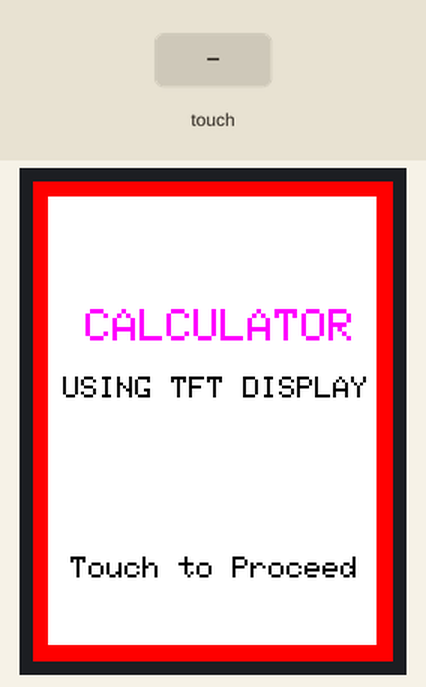
Simulated run of this sketch. Board: Arduino Uno, built with avr-gcc and run on an emulated ATmega328P. Shown: 240×320 colour display. The test bench sets the inputs (shaded band).

Above: at 1.1 s.
1.2 s: touch panel pressed at 13 % / 10 % of its raw x / y range
At 2.5 s:
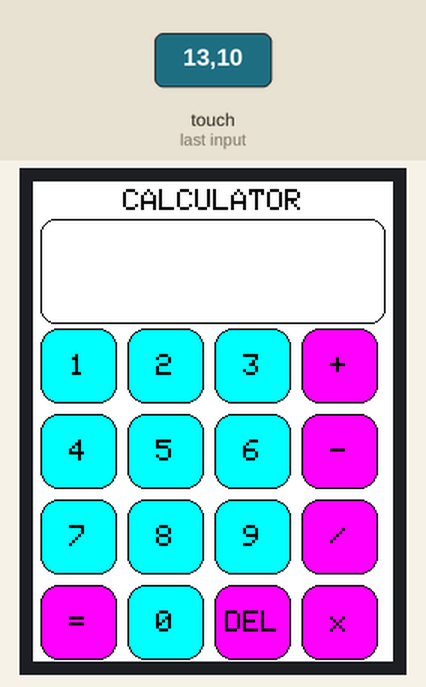
2.8 s: touch panel pressed at 13 % / 90 % of its raw x / y range
At 4.0 s:
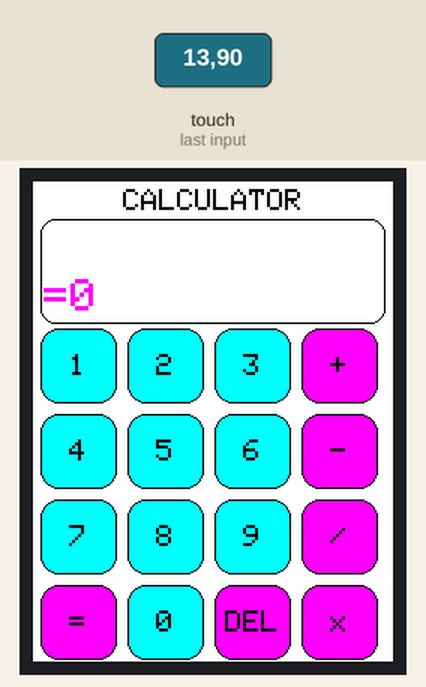
4.3 s: touch panel pressed at 13 % / 30 % of its raw x / y range
At 5.8 s:
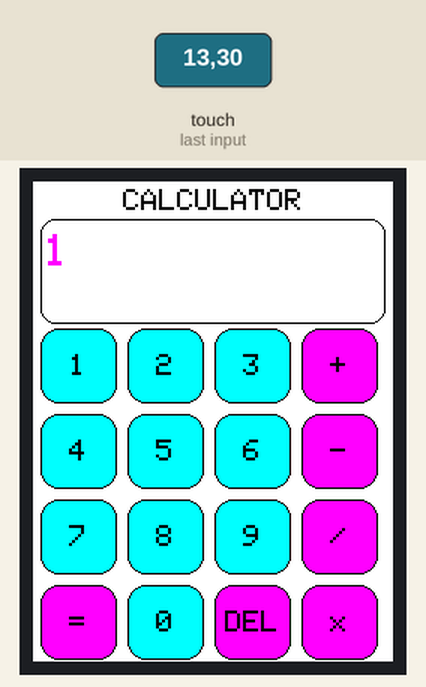
6.1 s: touch panel pressed at 13 % / 90 % of its raw x / y range
At 6.6 s:
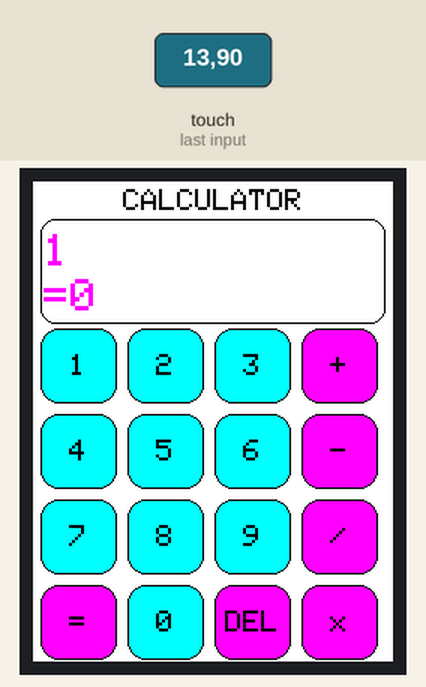
Timing chart, 0 to 8.6 s (numbered marks = the images above; inputs shaded):
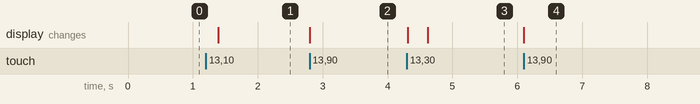

The sketch:

calculator.ino
```cpp
#include <Adafruit_GFX.h>    // Core graphics library
#include <MCUFRIEND_kbv.h>
MCUFRIEND_kbv tft;       // hard-wired for UNO shields anyway.
#include <TouchScreen.h>
//#include <Fonts/FreeSans9pt7b.h>
#define  BLACK   0x0000
#define BLUE    0x001F
#define RED     0xF800
#define GREEN   0x07E0
#define CYAN    0x07FF
#define MAGENTA 0xF81F
#define YELLOW  0xFFE0
#define WHITE   0xFFFF
#define BUTTON_X 30
#define BUTTON_Y 123
#define BUTTON_W 51
#define BUTTON_H 50
#define BUTTON_SPACING_X 07
#define BUTTON_SPACING_Y 07
#define BUTTON_TEXTSIZE 2
//const char values[] PROGMEM={1,2,3,+,4,5,6,-,7,8,9,=,0,D};
char buttonlabels[16][5] = { "1", "2", "3","+", "4", "5", "6","-", "7", "8", "9","/","=","0","DEL","x"};
uint16_t buttoncolors[16] = { CYAN,CYAN,CYAN,MAGENTA,CYAN,CYAN,CYAN,MAGENTA,CYAN,CYAN,CYAN,MAGENTA,MAGENTA,CYAN,MAGENTA,MAGENTA };
Adafruit_GFX_Button buttons[16];
int col=0,row=0,z=0;
#define TEXT_X 5
#define TEXT_Y 25
#define TEXT_W (tft.width()-10)
#define TEXT_H 70
#define TEXT_TSIZE 3
#define TEXT_TCOLOR MAGENTA
char q;
uint8_t YP = A1;  // must be an analog pin, use "An" notation!
uint8_t XM = A2;  // must be an analog pin, use "An" notation!
uint8_t YM = 7;   // can be a digital pin
uint8_t XP = 6;   // can be a digital pin

// Calibrate values
#define TS_MINX 125
#define TS_MINY 85
#define TS_MAXX 800
#define TS_MAXY 905
uint32_t num1,num2;
char operator_type=-1;
#define TEXT_LEN 10
char textfield[TEXT_LEN+1] = "";
uint8_t textfield_i=0;
uint32_t result=0;
#define MINPRESSURE 100
#define MAXPRESSURE 1700
TouchScreen ts = TouchScreen(XP, YP, XM, YM, 350);
TSPoint tp;
boolean n=false;
char test=0;
uint16_t identifier;
void setup() {
  // put your setup code here, to run once:
  Serial.begin(9600);
  tft.reset();
  identifier = tft.readID();
  tft.begin(identifier);
  tft.fillScreen(WHITE);
 tft.setRotation(0);
  welcome_screen();
   waitfortouch();
   start_screen();

}
void loop()
{
  waitfortouch();
  if(n==true)
  {
    clear_result();
//    Serial.println("clearing");
  }
 get_button();
    if(q> 0 && q<=16)
        {
          q--;
    if(get_number(q)!=-1)
      {
        test++;
        if(test==1)
        {
          num1=get_number(q);
        pressed_button();
        animate();
         display_text();
        }
        else if(test==2 && operator_type!=-1){
        num2=get_number(q);
        pressed_button();
        animate();
         display_text();
        test=0;
        }
      }
    else
    if(get_opertator(q)!=-1)
    {
      operator_type=get_opertator(q);
      pressed_button();
      animate();
       display_text();

    }else
    if(q==12)
    {display_text();
      switch (operator_type)
      {
        case 0:result=num1+num2;break;
        case 1:result=num1-num2;break;
        case 2:result=num1/num2;break;
        case 3:result=num1*num2;break;
      }
      result_display();
      operator_type=-1;
      test=0;
      num1=0;
     num2=0;
     char textfield[TEXT_LEN+1] = "";
     textfield_i=0;
    n=true;
    }
    else
    if(q==14 && test!=0)
    {
       clr_button();
    test--;
    animate();
     display_text();
    }
    q=0;
   }
}

void get_button()
{for (uint8_t b=0; b<16; b++)
    {
      if (buttons[b].contains(tp.x, tp.y))
      {
        buttons[b].press(true);  // tell the button it is pressed
       q=b+1;
      }
      else
       {
        buttons[b].press(false);  // tell the button it is NOT pressed
       }
    }
    }
void animate()
  {
      if (buttons[q].justPressed())
      {
        buttons[q].drawButton(true);  // draw invert!
        delay(300);
        buttons[q].drawButton();
      }
  }
void clr_button()
{

    textfield[textfield_i] = 0;
    if (textfield > 0)
    {
      textfield_i--;
      textfield[textfield_i] = ' ';
    }
}


int get_number(unsigned int num)
{
  switch (num)
  {
    case 0x00: return 1; break;
    case 0x01: return 2; break;
    case 0x02: return 3; break;
    case 0x04: return 4; break;
    case 0x05: return 5; break;
    case 0x06: return 6; break;
    case 0x08: return 7; break;
    case 0x09: return 8; break;
    case 0x0A: return 9; break;
    case 0x0D: return 0; break;
    default: return -1;break;
  }
}
int get_opertator(const char num)
{
  switch (num)
  {
    case 0x03: return 0;break;
    case 0x07: return 1;break;
    case 0x0B: return 2;break;
    case 0x0F: return 3;break;
    default: return -1;break;
  }
}

void display_text()
{
  tft.setCursor(TEXT_X + 2, TEXT_Y+10);
  tft.setTextColor(TEXT_TCOLOR, WHITE);
  tft.setTextSize(TEXT_TSIZE);
  tft.print(textfield);
}
void  clear_result()
{
   tft.setCursor(TEXT_X + 2, TEXT_Y+40);
  tft.setTextColor(TEXT_TCOLOR, WHITE);
  tft.setTextSize(TEXT_TSIZE);
  tft.print("     ");
  tft.setCursor(TEXT_X + 2, TEXT_Y+10);
  tft.print("     ");

  n=false;
}
void result_display()
{
  tft.setCursor(TEXT_X + 2, TEXT_Y+40);
  tft.setTextColor(TEXT_TCOLOR, WHITE);
  tft.setTextSize(TEXT_TSIZE);
  tft.print('=');
  tft.print(result);
}
void pressed_button()
{
    textfield[textfield_i] = buttonlabels[q][0];
    textfield_i++;
    textfield[textfield_i] = 0; // zero terminate
}

void button_ini()
{
  for(int i=0;i<4;i++)
 { for(int j=0;j<4;j++)
   creat_button(i,j);
 }
}
//function to creat buttons
void creat_button(int x,int y)
{row=x;col=y;

  buttons[z].initButton(&tft, BUTTON_X+col*(BUTTON_W+BUTTON_SPACING_X),
                 BUTTON_Y+row*(BUTTON_H+BUTTON_SPACING_Y),    // x, y, w, h, outline, fill, text
                  BUTTON_W, BUTTON_H, BLACK, buttoncolors[z],BLACK,
                  buttonlabels[z], BUTTON_TEXTSIZE);
  buttons[z].drawButton();
  z++;
}

void welcome_screen()
{

  drawBorder();
  // Initial screen
  tft.setTextSize (3);
  tft.setTextColor(MAGENTA);
  tft.setCursor ((tft.width()/2)-85, 85);
  tft.println("CALCULATOR");
  tft.setCursor ((tft.width()/2)-100, 130);
  tft.setTextSize (2);
  tft.setTextColor(BLACK);
  tft.println("USING TFT DISPLAY");
   tft.setCursor ((tft.width()/2)-95, 250);
   tft.println("Touch to Proceed");

}

void start_screen()
{

  tft.fillScreen(WHITE);
  tft.setCursor ((tft.width()/2)-60, 5);
  tft.setTextSize (2);
  tft.setTextColor(BLACK);
  tft.println("CALCULATOR");
  tft.drawRoundRect(TEXT_X, TEXT_Y, TEXT_W, TEXT_H, 10, BLACK);
    button_ini();
    waitfortouch();
}

void drawBorder ()
{// Draw a border
  uint16_t width = tft.width() - 1;
  uint16_t height = tft.height() - 1;
  uint8_t border = 10;
  tft.fillScreen(RED);
  tft.fillRect(border, border, (width - border * 2), (height - border * 2), WHITE);
}
TSPoint waitfortouch()
{
  do {
    tp= ts.getPoint();
    pinMode(XM, OUTPUT); //Pins configures again for TFT control
    pinMode(YP, OUTPUT);
     } while((tp.z < MINPRESSURE )|| (tp.z > MAXPRESSURE));

tp.x = map(tp.x, TS_MINX, TS_MAXX, 0, tft.width());
tp.y = map(tp.y, TS_MINY, TS_MAXY, 0, tft.height());
  return tp;
  }
```

Measured:
- after the input at 1.2 s, the display: changes after 0.19 s (image 1)
- after the input at 2.8 s, the display: changes at once (image 2)
- after the input at 4.3 s, the display: first changes at once (image 3 shows a later state)
- after the input at 6.1 s, the display: changes at once (image 4)
